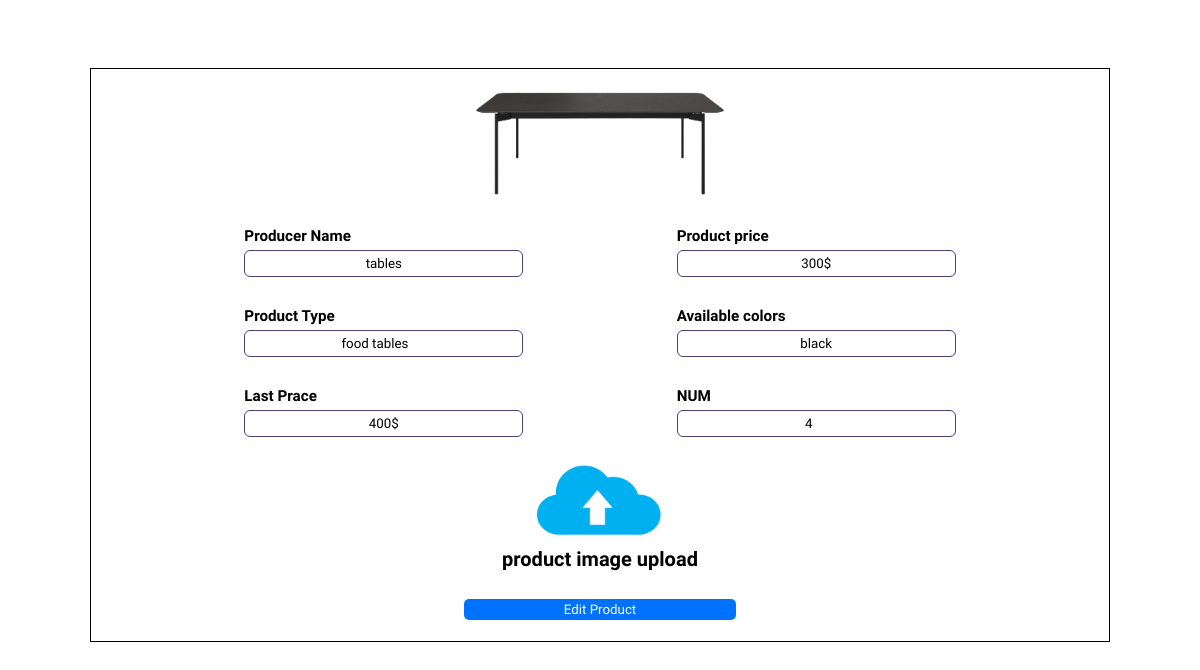
Page /EditProduct.php?D=D&T=220913034335184 on the committed database.
### tables this page shows
CREATE TABLE `products` (
  `pro_id` int(255) NOT NULL,
  `pro_token` varchar(255) NOT NULL,
  `pro_name` varchar(255) NOT NULL,
  `pro_price` varchar(255) NOT NULL,
  `pro_Type` varchar(255) NOT NULL,
  `pro_colors` varchar(255) NOT NULL,
  `pro_newPrace` varchar(255) NOT NULL,
  `pro_num` varchar(255) NOT NULL,
  `pro_img` varchar(255) NOT NULL
);

### EditProduct.php (the view, shortened to what this page needs)
<?php
global $connect;
mysqli_set_charset($connect, 'utf8');
$GetToken = $_GET["T"];
$GetProInfo = "SELECT *FROM products WHERE pro_token ='$GetToken' ";
$RunProInfo = mysqli_query($connect,$GetProInfo);
$RowProInfo = mysqli_fetch_array($RunProInfo);
?>
<!DOCTYPE html>
<html lang="en">
<head>
    <link rel="stylesheet" href="css/Admin.css">
</head>
<body>
        <div class="add_product" id="Add">
        <div class="img_producted_add">
            <img src="ProductImg/<?php echo $RowProInfo['pro_img']?>" id="blah" alt="">
        </div>
        <div class="form_add">
            <form action="" method="post" enctype="multipart/form-data">
                <div class="form1">
        <div class="name">
            <div class="tit_"><h3>Producer Name</h3></div>
            <div class="inp_name"><input type="text" name="product1" value="<?php echo $RowProInfo['pro_name']; ?>" ></div>
        </div>
        <div class="Product price">
            <div class="tit_"><h3>Product price</h3></div>
            <div class="inp_price"><input type="text" name="product2" value="<?php echo $RowProInfo['pro_price']; ?>"></div>
        </div>
        </div>
        <div class="form2">
        <div class="Product Type">
            <div class="tit_"><h3>Product Type</h3></div>
            <input class="tit_Type"   type="text"  autocomplete="off" list="country"  name="product3" value="<?php echo $RowProInfo['pro_Type']; ?>" >
        </div>
        <div class="Product colors">
            <div class="tit_"><h3>Available colors</h3></div>
            <div class="inp_colors"><input type="text"  name="product4" value="<?php echo $RowProInfo['pro_colors']; ?>" ></div>
        </div>
        </div>
        <div class="form2">
        <div class="Product Type">
            <div class="tit_"><h3> Last Prace</h3></div>
            <input class="tit_Type"   type="text"  autocomplete="off" name="product5" value="<?php echo $RowProInfo['pro_newPrace']; ?>">
        </div>
        <div class="Product colors">
            <div class="tit_"><h3>NUM</h3></div>
            <div class="inp_colors"><input type="number" name="product6" value="<?php echo $RowProInfo['pro_num']; ?>"></div>
        </div>
        </div>
        <div class="Product colors">
            <label for="show"class=""><div><h1 class="txt_upload">product image upload</h1></div> <div class="img_upload" ><img src="icon/00.png" alt=""></div></label>
        </div>
        <div class="btn_pro"><input type="submit" name="submit" id="" value="Edit Product"></div>
            </form>
        </div>
                    </div>
</body>
</html>

### css/Admin.css (style rules this page uses)
* { padding: 0; margin: 0; box-sizing: border-box; font-family: 'Secular One', sans-serif; }
.add_product { width: 85%; margin: 68px auto; border: 1px solid; }
.img_producted_add { width: 248px; margin: 0 auto; }
img { width: 100%; }
.form1,.form2 { display: flex; justify-content: space-evenly; margin: 0px 0px 25px 0px; }
.btn_pro { text-align: center; margin: 0px 0px 21px 0px; }
input[type="text"] { padding: 5px 43px; border-radius: 6px; border: 1px solid #4b4472; text-align: center; }
input[type="submit"] { padding: 3px 100px; border: navajowhite; background: #0072ff; border-radius: 5px; color: #fff; transition: 0.8s; }
input[type="number"] { padding: 5px 43px; border-radius: 6px; border: 1px solid #4b4472; text-align: center; }
.tit_ { font-size: 13px; padding: 5px 0px; }
label { display: flex; flex-direction: column-reverse; }
h1.txt_upload { text-align: center; font-size: 20px; margin-bottom: 28px; }
.img_upload { width: 129px; margin: 2px auto; cursor: pointer; }

### rows in the picture
products: pro_img (picture), product1 "tables", product2 "300$", product3 "food tables", product4 "black", product5 "400$", product6 "4"
